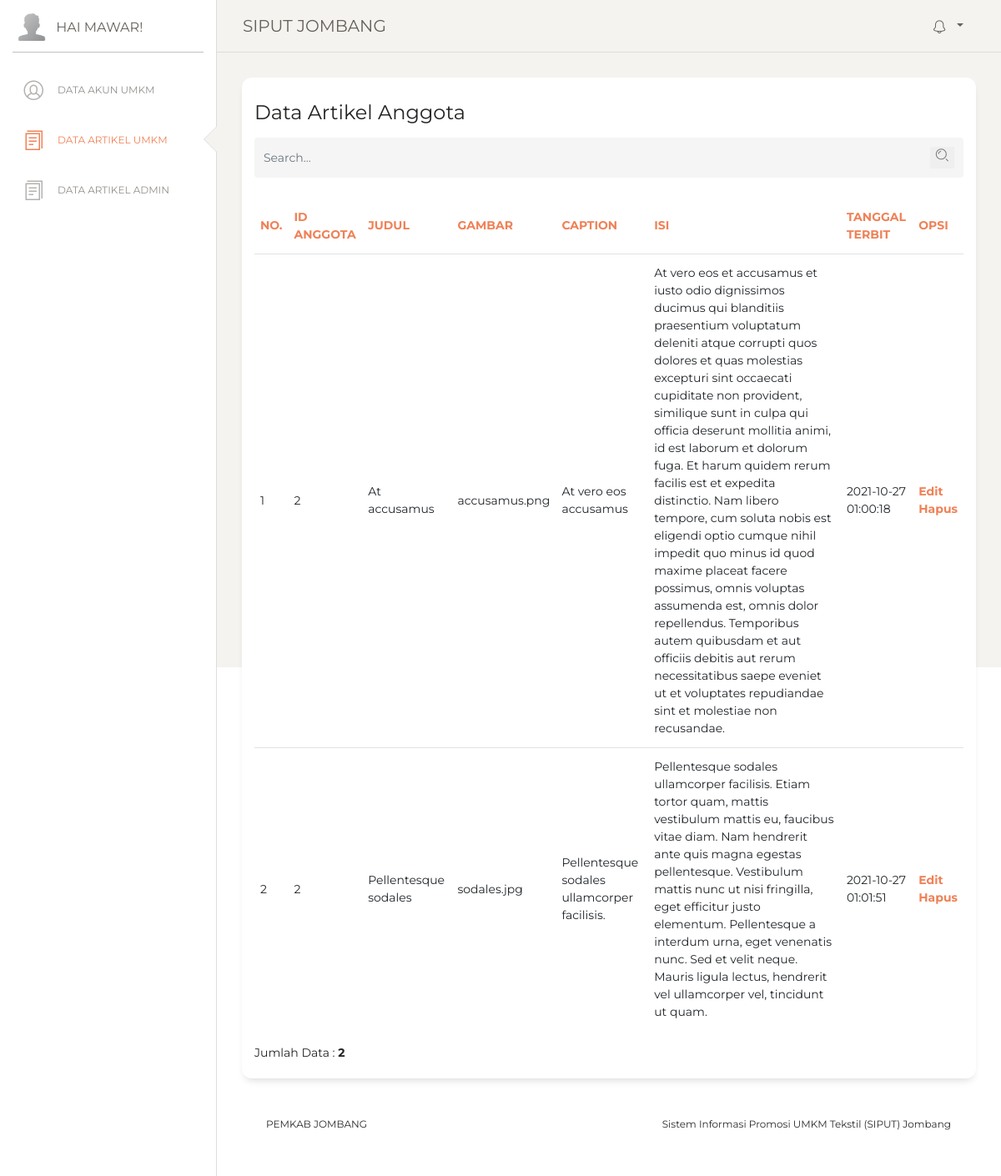
The app's page /data-artikel-anggota.php (signed in) with its own data.
### tables this page shows
CREATE TABLE `tbl_artikel_anggota` (
  `id_artikel_anggota` int(11) NOT NULL,
  `id_anggota` int(11) NOT NULL,
  `judul_artikel` text NOT NULL,
  `gambar_artikel` text NOT NULL,
  `caption_gambar_artikel` text NOT NULL,
  `isi_artikel` text NOT NULL,
  `tanggal_artikel` timestamp NOT NULL DEFAULT current_timestamp()
);

### data-artikel-anggota.php (the view, shortened to what this page needs)
<?php
include'koneksi.php';
if(isset($_SESSION['sesi']) && !empty($_SESSION['sesi'])){
?>
<!doctype html>
<html lang="en">
<head>
  <link href="https://maxcdn.bootstrapcdn.com/font-awesome/latest/css/font-awesome.min.css" rel="stylesheet">
  <link href="./assets/css/bootstrap.min.css" rel="stylesheet" />
  <link href="./assets/css/paper-dashboard.css?v=2.0.1" rel="stylesheet" />
  <link href="./assets/demo/demo.css" rel="stylesheet" />
</head>
<body class="">
  <div class="wrapper ">
    <div class="sidebar" data-color="white" data-active-color="danger">
      <div class="logo">
        <a href="#" class="simple-text logo-mini">
          <div class="logo-image-small">
            <img src="./assets/img/default-avatar.png">
          </div>
        </a>
        <a href="#" class="simple-text logo-normal">
          Hai <?php echo$_SESSION['sesi']; ?>!
        </a>
      </div>
      <div class="sidebar-wrapper">
        <ul class="nav">
          <li>
            <a href="data-anggota.php">
              <i class="nc-icon nc-circle-10"></i>
              <p>Data Akun UMKM</p>
            </a>
          </li>
          <li class="active ">
            <a href="data-artikel-anggota.php">
              <i class="nc-icon nc-single-copy-04"></i>
              <p>Data Artikel UMKM</p>
            </a>
          </li>
          <li>
            <a href="data-artikel-admin.php">
              <i class="nc-icon nc-single-copy-04"></i>
              <p>Data Artikel Admin</p>
            </a>
          </li>
        </ul>
      </div>
    </div>
    <div class="main-panel" style="height: 100vh;">
      <nav class="navbar navbar-expand-lg navbar-absolute fixed-top navbar-transparent">
        <div class="container-fluid">
          <div class="navbar-wrapper">
            <a class="navbar-brand" href="javascript:;">SIPUT JOMBANG</a>
          </div>
          <div class="collapse navbar-collapse justify-content-end" id="navigation">
            <ul class="navbar-nav">
              <li class="nav-item btn-rotate dropdown">
                <a class="nav-link dropdown-toggle" href="http://example.com" id="navbarDropdownMenuLink" data-toggle="dropdown" aria-haspopup="true" aria-expanded="false">
                  <i class="nc-icon nc-bell-55"></i>
                </a>
              </li>
            </ul>
          </div>
        </div>
      </nav>
      <div class="content">
        <div class="row">
          <div class="col-md-12">
            <div class="card">
              <div class="card-header">
                <h4 class="card-title"> Data Artikel Anggota</h4>
                <div class="row">
                    <div class="update col-sm-12">
                      <form method="POST">
                        <div class="input-group no-border">
                            <input type="text" name="pencarian" class="form-control" placeholder="Search...">
                            <div class="input-group-append">
                                <div class="input-group-text">
                                  <button type="submit" name="search" class="tombol" style="border:none;"><i class="nc-icon nc-zoom-split"></i></button>
                                </div>
                            </div>
                        </div>
                      </form>
                    </div>
                </div>
              </div>
              <div class="card-body">
                <div class="table-responsive">
                  <table class="table">
                    <thead class="text-primary">
                      <th>
                        No.
                      </th>
                      <th>
                        ID Anggota
                      </th>
                      <th>
                        Judul
                      </th>
                      <th>
                        Gambar
                      </th>
                      <th>
                        Caption
                      </th>
                      <th>
                        Isi
                      </th>
                      <th>
                        Tanggal Terbit
                      </th>
                      <th id="label-opsi">
                        Opsi
                      </th>
                    </thead>
                    <?php
                    $batas = 5;
                    extract($_GET);
                    if(empty($hal)){
                      $posisi = 0;
                      $nomor = 1;
                    }
                    else {
                      $posisi = ($hal - 1) * $batas;
                      $nomor = $posisi+1;
                    }
                    if($_SERVER['REQUEST_METHOD'] == "POST"){
                      $pencarian = trim(mysqli_real_escape_string($db, $_POST['pencarian']));
                      if($pencarian != ""){
                        $sql = "SELECT * FROM tbl_artikel_anggota WHERE judul_artikel LIKE '%$pencarian%' OR
                        id_anggota LIKE '%$pencarian%'";
                        $query = $sql;
                        $queryJml = $sql;
                      }
                      else {
                        $query = "SELECT * FROM tbl_artikel_anggota LIMIT $posisi, $batas";
                        $queryJml = "SELECT * FROM tbl_artikel_anggota";
                        $no = $posisi * 1;
                      }
                    }
                    else {
                      $query = "SELECT * FROM tbl_artikel_anggota LIMIT $posisi, $batas";
                      $queryJml = "SELECT * FROM tbl_artikel_anggota";
                    }
                    $q_tampil_anggota = mysqli_query($db, $query);
                    if(mysqli_num_rows($q_tampil_anggota)>0)
                    {
                    while($r_tampil_anggota=mysqli_fetch_array($q_tampil_anggota)){
                    ?>
                    <tr>
                      <td><?php echo $nomor; ?></td>
                      <td><?php echo $r_tampil_anggota['id_anggota']; ?></td>
                      <td><?php echo $r_tampil_anggota['judul_artikel']; ?></td>
                      <td><?php echo $r_tampil_anggota['gambar_artikel']; ?></td>
                      <td><?php echo $r_tampil_anggota['caption_gambar_artikel']; ?></td>
                      <td><?php echo $r_tampil_anggota['isi_artikel']; ?></td>
                      <td><?php echo $r_tampil_anggota['tanggal_artikel']; ?></td>
                      <td>
                        <div class="tombol-opsi-container"><a href="data-artikel-anggota-edit.php?judul_artikel=<?php echo $r_tampil_anggota['judul_artikel'];?>" class="tombol" style="color:#ef8157; font-weight:bold">Edit</a></div>
                        <div class="tombol-opsi-container"><a href="data-artikel-anggota-hapus.php?judul_artikel=<?php echo $r_tampil_anggota['judul_artikel']; ?>" onclick = "return confirm ('Apakah Anda Yakin Akan Menghapus Data Ini?')" class="tombol" style="color:#ef8157; font-weight:bold">Hapus</a></div>
                      </td>
                    </tr>
                    <?php $nomor++; }
                    }
                    else {
                      echo "<tr><td colspan=6>Data Tidak Ditemukan</td></tr>";
                    }?>
                  </table>
                  <?php
                  if(isset($_POST['pencarian'])){
                  if($_POST['pencarian']!=''){
                    echo "<div style=\"float:left;\">";
                    $jml = mysqli_num_rows(mysqli_query($db, $queryJml));
                    echo "Data Hasil Pencarian: <b>$jml</b>";
                    echo "</div>";
                  }
                  }
                  else{ ?>
                    <div style="float: left;">
                    <?php
                      $jml = mysqli_num_rows(mysqli_query($db, $queryJml));
                      echo "Jumlah Data : <b>$jml</b>";
                    ?>
                    </div>
                    <?php
                    }
                    ?>
                </div>
              </div>
            </div>
          </div>
      </div>
      <footer class="footer footer-black  footer-white ">
        <div class="container-fluid">
          <div class="row">
            <nav class="footer-nav">
              <ul>
                <li><a href="https://www.jombangkab.go.id/" target="_blank">PEMKAB JOMBANG</a></li>
              </ul>
            </nav>
            <div class="credits ml-auto">
              <span class="copyright">
                Sistem Informasi Promosi UMKM Tekstil (SIPUT) Jombang
              </span>
            </div>
          </div>
        </div>
      </footer>
    </div>
  </div>
</body>
</html>
<?php
}
else {
	echo "<script>
		alert('Anda Harus Login Dahulu!');
	</script>";
	header('location:login.php');
}
?>

### records on screen
tbl_artikel_anggota: id_anggota "2", judul_artikel "At accusamus", gambar_artikel "accusamus.png", caption_gambar_artikel "At vero eos accusamus", isi_artikel "At vero eos et accusamus et iusto odio dignissimos ducimus qui blanditiis praesentium voluptatum deleniti atque corrupti quos dolores et quas molestias excepturi sint occaecati cupiditate non provident, similique sunt in culpa qui officia deserunt mollitia animi, id est laborum et dolorum fuga. Et harum quidem rerum facilis est et expedita distinctio. Nam libero tempore, cum soluta nobis est eligendi optio cumque nihil impedit quo minus id quod maxime placeat facere possimus, omnis voluptas assumenda est, omnis dolor repellendus. Temporibus autem quibusdam et aut officiis debitis aut rerum necessitatibus saepe eveniet ut et voluptates repudiandae sint et molestiae non recusandae.", tanggal_artikel "2021-10-27 01:00:18"
tbl_artikel_anggota: id_anggota "2", judul_artikel "Pellentesque sodales", gambar_artikel "sodales.jpg", caption_gambar_artikel "Pellentesque sodales ullamcorper facilisis.", isi_artikel "Pellentesque sodales ullamcorper facilisis. Etiam tortor quam, mattis vestibulum mattis eu, faucibus vitae diam. Nam hendrerit ante quis magna egestas pellentesque. Vestibulum mattis nunc ut nisi fringilla, eget efficitur justo elementum. Pellentesque a interdum urna, eget venenatis nunc. Sed et velit neque. Mauris ligula lectus, hendrerit vel ullamcorper vel, tincidunt ut quam.", tanggal_artikel "2021-10-27 01:01:51"

### other values on screen
$_SESSION['sesi'] "MAWAR"
$jml "2"
